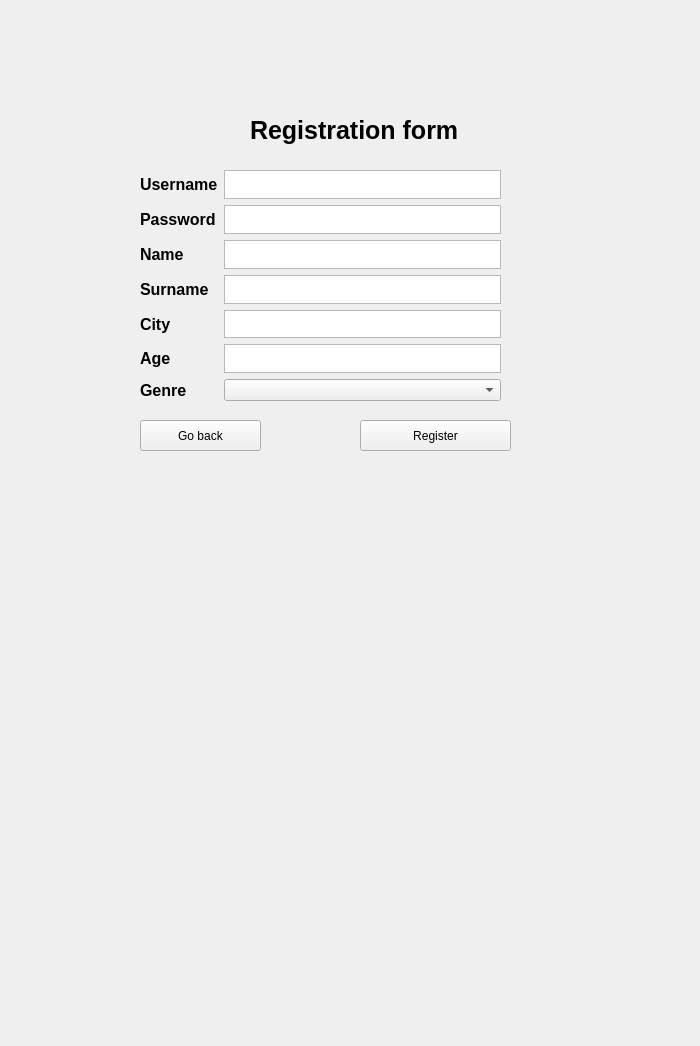
<?xml version="1.0" encoding="UTF-8"?>
<ui version="4.0">
 <class>Form</class>
 <widget class="QWidget" name="Form">
  <property name="geometry">
   <rect>
    <x>0</x>
    <y>0</y>
    <width>700</width>
    <height>1046</height>
   </rect>
  </property>
  <property name="windowTitle">
   <string>Form</string>
  </property>
  <widget class="QPushButton" name="pushButton21">
   <property name="geometry">
    <rect>
     <x>140</x>
     <y>420</y>
     <width>121</width>
     <height>31</height>
    </rect>
   </property>
   <property name="text">
    <string>Go back</string>
   </property>
  </widget>
  <widget class="QPushButton" name="pushButton23">
   <property name="geometry">
    <rect>
     <x>360</x>
     <y>420</y>
     <width>151</width>
     <height>31</height>
    </rect>
   </property>
   <property name="text">
    <string>Register</string>
   </property>
  </widget>
  <widget class="QLabel" name="label_7">
   <property name="geometry">
    <rect>
     <x>250</x>
     <y>100</y>
     <width>281</width>
     <height>61</height>
    </rect>
   </property>
   <property name="font">
    <font>
     <pointsize>19</pointsize>
     <weight>75</weight>
     <bold>true</bold>
    </font>
   </property>
   <property name="text">
    <string>Registration form</string>
   </property>
  </widget>
  <widget class="QLabel" name="usrnp">
   <property name="geometry">
    <rect>
     <x>510</x>
     <y>170</y>
     <width>181</width>
     <height>31</height>
    </rect>
   </property>
   <property name="font">
    <font>
     <pointsize>12</pointsize>
     <weight>75</weight>
     <bold>true</bold>
    </font>
   </property>
   <property name="text">
    <string/>
   </property>
  </widget>
  <widget class="QLabel" name="pssp">
   <property name="geometry">
    <rect>
     <x>510</x>
     <y>210</y>
     <width>181</width>
     <height>16</height>
    </rect>
   </property>
   <property name="font">
    <font>
     <pointsize>12</pointsize>
     <weight>75</weight>
     <bold>true</bold>
    </font>
   </property>
   <property name="styleSheet">
    <string notr="true">text-color: rgb(170, 0, 255)</string>
   </property>
   <property name="text">
    <string/>
   </property>
  </widget>
  <widget class="QLabel" name="agp">
   <property name="geometry">
    <rect>
     <x>510</x>
     <y>350</y>
     <width>181</width>
     <height>21</height>
    </rect>
   </property>
   <property name="font">
    <font>
     <pointsize>12</pointsize>
     <weight>75</weight>
     <bold>true</bold>
    </font>
   </property>
   <property name="text">
    <string/>
   </property>
  </widget>
  <widget class="QWidget" name="formLayoutWidget">
   <property name="geometry">
    <rect>
     <x>140</x>
     <y>170</y>
     <width>361</width>
     <height>231</height>
    </rect>
   </property>
   <layout class="QFormLayout" name="formLayout">
    <item row="0" column="0">
     <widget class="QLabel" name="label_5">
      <property name="font">
       <font>
        <pointsize>12</pointsize>
        <weight>75</weight>
        <bold>true</bold>
       </font>
      </property>
      <property name="text">
       <string>Username</string>
      </property>
     </widget>
    </item>
    <item row="0" column="1">
     <widget class="QPlainTextEdit" name="regusername"/>
    </item>
    <item row="1" column="0">
     <widget class="QLabel" name="label">
      <property name="font">
       <font>
        <pointsize>12</pointsize>
        <weight>75</weight>
        <bold>true</bold>
       </font>
      </property>
      <property name="text">
       <string>Password</string>
      </property>
     </widget>
    </item>
    <item row="1" column="1">
     <widget class="QPlainTextEdit" name="regpassword"/>
    </item>
    <item row="2" column="0">
     <widget class="QLabel" name="label_2">
      <property name="font">
       <font>
        <pointsize>12</pointsize>
        <weight>75</weight>
        <bold>true</bold>
       </font>
      </property>
      <property name="text">
       <string>Name</string>
      </property>
     </widget>
    </item>
    <item row="2" column="1">
     <widget class="QPlainTextEdit" name="regname"/>
    </item>
    <item row="3" column="0">
     <widget class="QLabel" name="label_3">
      <property name="font">
       <font>
        <pointsize>12</pointsize>
        <weight>75</weight>
        <bold>true</bold>
       </font>
      </property>
      <property name="text">
       <string>Surname</string>
      </property>
     </widget>
    </item>
    <item row="3" column="1">
     <widget class="QPlainTextEdit" name="regsurname"/>
    </item>
    <item row="4" column="0">
     <widget class="QLabel" name="label_4">
      <property name="font">
       <font>
        <pointsize>12</pointsize>
        <weight>75</weight>
        <bold>true</bold>
       </font>
      </property>
      <property name="text">
       <string>City</string>
      </property>
     </widget>
    </item>
    <item row="4" column="1">
     <widget class="QPlainTextEdit" name="regcity"/>
    </item>
    <item row="5" column="0">
     <widget class="QLabel" name="label_6">
      <property name="font">
       <font>
        <pointsize>12</pointsize>
        <weight>75</weight>
        <bold>true</bold>
       </font>
      </property>
      <property name="text">
       <string>Age</string>
      </property>
     </widget>
    </item>
    <item row="5" column="1">
     <widget class="QPlainTextEdit" name="regage"/>
    </item>
    <item row="6" column="0">
     <widget class="QLabel" name="label_8">
      <property name="font">
       <font>
        <pointsize>12</pointsize>
        <weight>75</weight>
        <bold>true</bold>
       </font>
      </property>
      <property name="text">
       <string>Genre</string>
      </property>
     </widget>
    </item>
    <item row="6" column="1">
     <widget class="QComboBox" name="reggenre">
      <item>
       <property name="text">
        <string/>
       </property>
      </item>
      <item>
       <property name="text">
        <string>Rock</string>
       </property>
      </item>
      <item>
       <property name="text">
        <string>Rap</string>
       </property>
      </item>
      <item>
       <property name="text">
        <string>Pop</string>
       </property>
      </item>
      <item>
       <property name="text">
        <string>Funk</string>
       </property>
      </item>
      <item>
       <property name="text">
        <string>Jazz</string>
       </property>
      </item>
      <item>
       <property name="text">
        <string>Electro</string>
       </property>
      </item>
      <item>
       <property name="text">
        <string>Classic</string>
       </property>
      </item>
     </widget>
    </item>
   </layout>
  </widget>
 </widget>
 <resources/>
 <connections/>
</ui>
